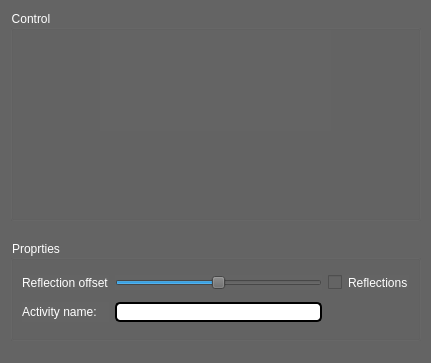
<?xml version="1.0" encoding="UTF-8"?>
<ui version="4.0">
 <class>ProgressBarDialog</class>
 <widget class="QDialog" name="ProgressBarDialog">
  <property name="geometry">
   <rect>
    <x>0</x>
    <y>0</y>
    <width>431</width>
    <height>363</height>
   </rect>
  </property>
  <property name="sizePolicy">
   <sizepolicy hsizetype="Minimum" vsizetype="Minimum">
    <horstretch>0</horstretch>
    <verstretch>0</verstretch>
   </sizepolicy>
  </property>
  <property name="minimumSize">
   <size>
    <width>431</width>
    <height>359</height>
   </size>
  </property>
  <property name="maximumSize">
   <size>
    <width>431</width>
    <height>363</height>
   </size>
  </property>
  <property name="windowTitle">
   <string>Demo dialog</string>
  </property>
  <property name="styleSheet">
   <string notr="true">background-color: rgb(100, 100, 100);</string>
  </property>
  <widget class="QGroupBox" name="groupBox">
   <property name="geometry">
    <rect>
     <x>10</x>
     <y>240</y>
     <width>411</width>
     <height>101</height>
    </rect>
   </property>
   <property name="styleSheet">
    <string notr="true">color:white</string>
   </property>
   <property name="title">
    <string>Proprties</string>
   </property>
   <layout class="QGridLayout" name="gridLayout">
    <item row="0" column="0">
     <widget class="QLabel" name="label_2">
      <property name="text">
       <string>Reflection offset</string>
      </property>
      <property name="buddy">
       <cstring>lineEdit</cstring>
      </property>
     </widget>
    </item>
    <item row="0" column="1">
     <widget class="QSlider" name="slider">
      <property name="minimum">
       <number>-15</number>
      </property>
      <property name="maximum">
       <number>15</number>
      </property>
      <property name="orientation">
       <enum>Qt::Horizontal</enum>
      </property>
      <property name="invertedAppearance">
       <bool>false</bool>
      </property>
     </widget>
    </item>
    <item row="0" column="2">
     <widget class="QCheckBox" name="reflectionsCheckBox">
      <property name="styleSheet">
       <string notr="true">QCheckBox{
border: 2px black;
}

QCheckBox::indicator {

 }</string>
      </property>
      <property name="text">
       <string>Reflections</string>
      </property>
     </widget>
    </item>
    <item row="1" column="0">
     <widget class="QLabel" name="label">
      <property name="text">
       <string>Activity name:</string>
      </property>
      <property name="buddy">
       <cstring>lineEdit</cstring>
      </property>
     </widget>
    </item>
    <item row="1" column="1">
     <widget class="QLineEdit" name="lineEdit">
      <property name="styleSheet">
       <string notr="true">QLineEdit{
background: white; border: 2px solid black;border-radius: 5px;
color:black;
}</string>
      </property>
     </widget>
    </item>
   </layout>
  </widget>
  <widget class="QGroupBox" name="groupBox_2">
   <property name="geometry">
    <rect>
     <x>10</x>
     <y>10</y>
     <width>411</width>
     <height>211</height>
    </rect>
   </property>
   <property name="styleSheet">
    <string notr="true">color:white</string>
   </property>
   <property name="title">
    <string>Control</string>
   </property>
   <widget class="ActivityWidget" name="activityWidget" native="true">
    <property name="geometry">
     <rect>
      <x>90</x>
      <y>20</y>
      <width>231</width>
      <height>101</height>
     </rect>
    </property>
    <property name="styleSheet">
     <string notr="true"/>
    </property>
   </widget>
  </widget>
 </widget>
 <customwidgets>
  <customwidget>
   <class>ActivityWidget</class>
   <extends>QWidget</extends>
   <header>ActivityWidget.h</header>
   <container>1</container>
  </customwidget>
 </customwidgets>
 <resources/>
 <connections/>
</ui>
